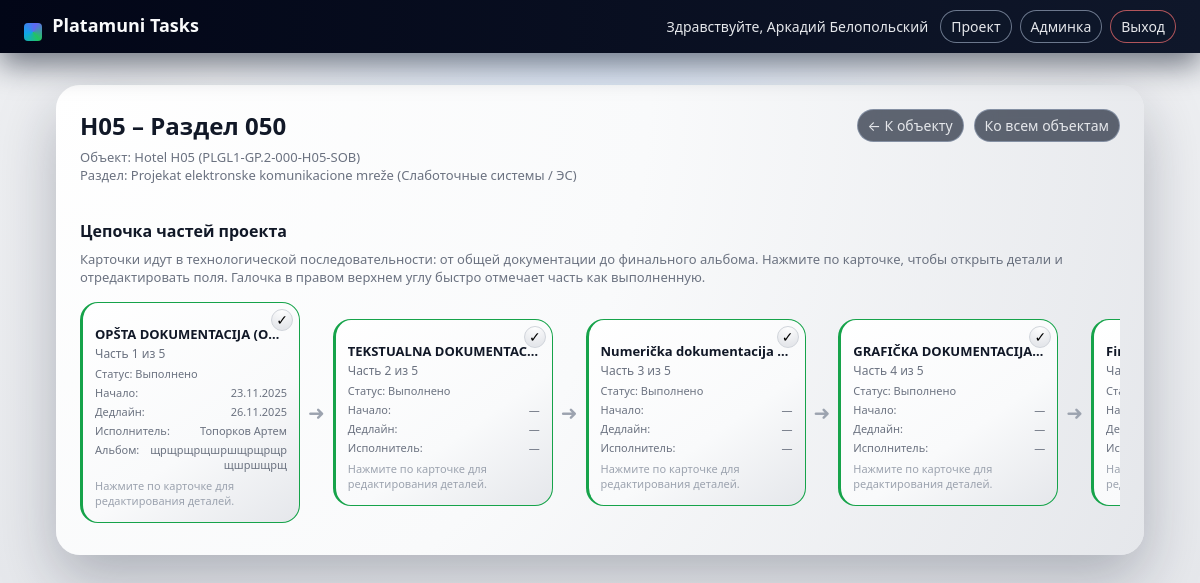
The page /sections/34 (signed in) on the database its author committed.
### models.py (models this page shows)
class ProjectObject(db.Model):
    __tablename__ = "project_objects"
    id = db.Column(db.Integer, primary_key=True)
    code = db.Column(db.String(255), unique=True, nullable=False)
    short_name = db.Column(db.String(64), nullable=False)
    full_name = db.Column(db.String(255), nullable=False)
    created_at = db.Column(db.DateTime, default=datetime.utcnow, nullable=False)
    sections = db.relationship("ProjectSection", back_populates="object", lazy=True)

class ProjectSection(db.Model):
    __tablename__ = "project_sections"
    id = db.Column(db.Integer, primary_key=True)
    object_id = db.Column(db.Integer, db.ForeignKey("project_objects.id"), nullable=False)
    code = db.Column(db.String(8), nullable=False)
    name = db.Column(db.String(255), nullable=False)
    order_index = db.Column(db.Integer, nullable=False)
    created_at = db.Column(db.DateTime, default=datetime.utcnow, nullable=False)
    object = db.relationship("ProjectObject", back_populates="sections")
    parts = db.relationship("ProjectPart", back_populates="section", lazy=True)

class ProjectPart(db.Model):
    __tablename__ = "project_parts"
    id = db.Column(db.Integer, primary_key=True)
    section_id = db.Column(db.Integer, db.ForeignKey("project_sections.id"), nullable=False)
    name = db.Column(db.String(255), nullable=False)
    order_index = db.Column(db.Integer, nullable=False)
    start_date = db.Column(db.Date, nullable=True)
    end_date = db.Column(db.Date, nullable=True)
    status = db.Column(db.String(32), nullable=False, default="pending")
    assignee_name = db.Column(db.String(255), nullable=True)
    album_link = db.Column(db.String(512), nullable=True)
    created_at = db.Column(db.DateTime, default=datetime.utcnow, nullable=False)
    section = db.relationship("ProjectSection", back_populates="parts")

### app.py (the view, shortened to what this page needs)
    @app.route("/sections/<int:section_id>", methods=["GET", "POST"])
    @login_required
    def section_detail(section_id: int):
        section = ProjectSection.query.get_or_404(section_id)
        obj = section.object
        parts = (
            ProjectPart.query
            .filter_by(section_id=section.id)
            .order_by(ProjectPart.order_index)
            .all()
        )
        today = date.today()
        for p in parts:
            if p.end_date and p.end_date < today and p.status != "done":
                p.is_overdue = True
            else:
                p.is_overdue = False
        status_choices = [
            ("pending", "В ожидании"),
            ("in_progress", "В разработке"),
            ("done", "Выполнено"),
            ("returned", "Возвращено на доработку"),
        ]
        return render_template(
            "section_detail.html",
            section=section,
            obj=obj,
            parts=parts,
            status_choices=status_choices,
        )

### templates/section_detail.html (shortened to what this page needs)
{% extends "base.html" %}
{% block content %}
<div class="dashboard">
    <div class="dashboard-header">
        <div>
            <h1 class="dashboard-title">
                {{ obj.short_name }} – Раздел {{ section.code }}
            </h1>
            <p class="dashboard-subtitle">
                Объект: {{ obj.full_name }} ({{ obj.code }})<br>
                Раздел: {{ section.name }}
            </p>
        </div>
        <div class="dashboard-badges">
            <a class="header-link" href="{{ url_for('object_detail', object_id=obj.id) }}">← К объекту</a>
            <a class="header-link" href="{{ url_for('dashboard') }}">Ко всем объектам</a>
        </div>
    </div>
    <div class="objects-section">
        <h2 class="section-title">Цепочка частей проекта</h2>
        {% if parts and parts|length > 0 %}
            <p class="dashboard-subtitle">
                Карточки идут в технологической последовательности: от общей документации до финального альбома.
                Нажмите по карточке, чтобы открыть детали и отредактировать поля. Галочка в правом верхнем углу
                быстро отмечает часть как выполненную.
            </p>
            <div class="parts-chain">
                {% for part in parts %}
                    <div class="part-step-container">
                        <div
                            class="object-card part-step part-step-{{ loop.index }} part-status-{{ part.status }} {% if part.is_overdue %}part-overdue{% endif %}"
                            data-part-id="{{ part.id }}"
                            data-part-name="{{ part.name | e }}"
                            data-start-date="{{ part.start_date.strftime('%Y-%m-%d') if part.start_date else '' }}"
                            data-end-date="{{ part.end_date.strftime('%Y-%m-%d') if part.end_date else '' }}"
                            data-status="{{ part.status }}"
                            data-assignee="{{ part.assignee_name or '' }}"
                            data-album-link="{{ part.album_link or '' }}"
                        >
                            <form method="post" class="quick-done-form">
                                <button
                                    type="submit"
                                    class="quick-done-button"
                                    title="Отметить как выполнено"
                                >
                                    ✓
                                </button>
                            </form>
                            <div class="part-title" title="{{ part.name }}">
                                {{ part.name }}
                            </div>
                            <div class="object-name-sub">
                                Часть {{ loop.index }} из {{ parts|length }}
                            </div>
                            <div class="part-meta-row">
                                <span class="part-meta-label">
                                    Статус:
                                    {% for value, label in status_choices %}
                                        {% if value == part.status %}{{ label }}{% endif %}
                                    {% endfor %}
                                </span>
                            </div>
                            <div class="part-meta-row">
                                <span class="part-meta-label">Начало:</span>
                                <span class="part-meta-value">
                                    {% if part.start_date %}{{ part.start_date.strftime('%d.%m.%Y') }}{% else %}—{% endif %}
                                </span>
                            </div>
                            <div class="part-meta-row">
                                <span class="part-meta-label">Дедлайн:</span>
                                <span class="part-meta-value">
                                    {% if part.end_date %}{{ part.end_date.strftime('%d.%m.%Y') }}{% else %}—{% endif %}
                                </span>
                            </div>
                            <div class="part-meta-row">
                                <span class="part-meta-label">Исполнитель:</span>
                                <span class="part-meta-value">
                                    {% if part.assignee_name %}{{ part.assignee_name }}{% else %}—{% endif %}
                                </span>
                            </div>
                            {% if part.album_link %}
                                <div class="part-meta-row">
                                    <span class="part-meta-label">Альбом:</span>
                                    <span class="part-meta-value part-meta-link">{{ part.album_link }}</span>
                                </div>
                            {% endif %}
                            <div class="part-hint">
                                Нажмите по карточке для редактирования деталей.
                            </div>
                        </div>
                        {% if not loop.last %}
                            <div class="part-arrow">➜</div>
                        {% endif %}
                    </div>
                {% endfor %}
            </div>
        {% endif %}
    </div>
</div>
{% endblock %}

### static/styles.css (style rules this page uses)
:root { --bg-body: #f3f4f6; --bg-header: #0b1120; --bg-card: #ffffff; --border-subtle: #e5e7eb; --text-main: #111827; --text-muted: #6b7280; --accent: #2563eb; --accent-soft: #dbeafe; --danger: #dc2626; --danger-soft: #fee2e2; --success: #16a34a; --success-soft: #dcfce7; --warn: #f97316; --warn-soft: #ffedd5; }
* { box-sizing: border-box; }
body { margin: 0; font-family: system-ui, -apple-system, BlinkMacSystemFont, "Segoe UI", sans-serif; background: radial-gradient(circle at top, #e5f0ff 0, #f3f4f6 45%, #e5e7eb 100%); color: var(--text-main); }
.header-link { color: #e5e7eb; text-decoration: none; font-size: 14px; padding: 6px 10px; border-radius: 999px; border: 1px solid rgba(148, 163, 184, 0.7); background: rgba(15, 23, 42, 0.65); backdrop-filter: blur(10px); }
.dashboard { background: radial-gradient(circle at top left, #ffffff 0, #f9fafb 50%, #e5e7eb 100%); padding: 24px 24px 28px 24px; border-radius: 24px; box-shadow: 0 24px 60px rgba(15, 23, 42, 0.28); }
.dashboard-header { display: flex; justify-content: space-between; align-items: flex-start; gap: 16px; flex-wrap: wrap; }
.dashboard-title { margin-top: 0; margin-bottom: 6px; font-size: 24px; }
.dashboard-subtitle { margin-top: 0; margin-bottom: 12px; font-size: 13px; color: var(--text-muted); }
.dashboard-badges { display: flex; gap: 10px; flex-wrap: wrap; }
.objects-section { margin-top: 24px; }
.section-title { font-size: 16px; margin-top: 0; margin-bottom: 8px; }
.object-card { display: block; padding: 12px 12px 14px 12px; border-radius: 18px; background: linear-gradient(145deg, #ffffff 0, #f9fafb 60%, #e5e7eb 100%); border: 1px solid rgba(148, 163, 184, 0.55); text-decoration: none; color: inherit; transition: transform 0.08s ease, box-shadow 0.08s ease, border-color 0.08s ease; }
.object-name-sub { margin-top: 2px; font-size: 12px; color: var(--text-muted); }
.parts-chain { margin-top: 16px; display: flex; align-items: stretch; gap: 8px; overflow-x: auto; padding-bottom: 4px; }
.part-step-container { display: flex; align-items: center; gap: 8px; flex-shrink: 0; }
.part-step { position: relative; min-width: 210px; max-width: 220px; padding-top: 22px; }
.part-title { font-size: 13px; font-weight: 600; white-space: nowrap; overflow: hidden; text-overflow: ellipsis; }
.part-step-1 { border-left: 3px solid #2563eb; }
.part-step-2 { border-left: 3px solid #16a34a; }
.part-step-3 { border-left: 3px solid #f97316; }
.part-step-4 { border-left: 3px solid #7c3aed; }
.part-step-5 { border-left: 3px solid #0f172a; }
.quick-done-form { position: absolute; top: 6px; right: 6px; z-index: 2; }
.quick-done-button { width: 22px; height: 22px; border-radius: 999px; border: 1px solid #d1d5db; background: radial-gradient(circle at top, #ffffff 0, #e5e7eb 80%); font-size: 14px; line-height: 1; cursor: pointer; display: flex; align-items: center; justify-content: center; padding: 0; }
.part-meta-row { margin-top: 4px; display: flex; justify-content: space-between; font-size: 11px; color: #6b7280; }
.part-meta-label { white-space: nowrap; margin-right: 6px; }
.part-meta-value { font-weight: 500; text-align: right; }
.part-meta-link { word-break: break-all; }
.part-hint { margin-top: 6px; font-size: 11px; color: #9ca3af; }
.part-status-done { background-color: #dcfce7; border-color: #16a34a; }
.part-arrow { font-size: 20px; color: #9ca3af; flex-shrink: 0; }

### rows shown on the page
ProjectObject: short_name "H05", full_name "Hotel H05", code "PLGL1-GP.2-000-H05-SOB"
ProjectSection: code "050", name "Projekat elektronske komunikacione mreže (Слаботочные системы / ЭС)"
ProjectPart: name "OPŠTA DOKUMENTACIJA (О…", parts "5", status_choices "Выполнено", start_date "23.11.2025", end_date "26.11.2025", assignee_name "Топорков Артем", album_link "щрщрщрщшршщрщрщрщшршщрщ"
ProjectPart: name "TEKSTUALNA DOKUMENTAC…", parts "5", status_choices "Выполнено"
ProjectPart: name "Numerička dokumentacija…", parts "5", status_choices "Выполнено"
ProjectPart: name "GRAFIČKA DOKUMENTACIJA…", parts "5", status_choices "Выполнено"
ProjectPart: name "Finalni album (Финальный…"

### other values the page prints
{{ session.get('user_name') }} "Аркадий Белопольский"
